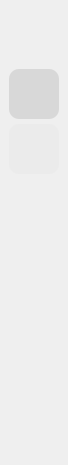
<?xml version="1.0" encoding="UTF-8"?>
<ui version="4.0">
 <class>UISideBar</class>
 <widget class="QWidget" name="UISideBar">
  <property name="geometry">
   <rect>
    <x>0</x>
    <y>0</y>
    <width>68</width>
    <height>465</height>
   </rect>
  </property>
  <property name="minimumSize">
   <size>
    <width>0</width>
    <height>0</height>
   </size>
  </property>
  <property name="maximumSize">
   <size>
    <width>68</width>
    <height>16777215</height>
   </size>
  </property>
  <property name="windowTitle">
   <string>Form</string>
  </property>
  <property name="styleSheet">
   <string notr="true"/>
  </property>
  <layout class="QVBoxLayout" name="verticalLayout_2">
   <property name="spacing">
    <number>0</number>
   </property>
   <property name="leftMargin">
    <number>0</number>
   </property>
   <property name="topMargin">
    <number>0</number>
   </property>
   <property name="rightMargin">
    <number>0</number>
   </property>
   <property name="bottomMargin">
    <number>0</number>
   </property>
   <item>
    <widget class="QWidget" name="widget" native="true">
     <property name="styleSheet">
      <string notr="true">QPushButton {
    border-radius: 10px;
	padding: 5px;
	min-height: 40px;
	max-height:40px;
	min-width: 40px;
	max-width: 40px;
}

/*QPushButton:checked {
	background-color: #E9E9E9;
}*/




</string>
     </property>
     <layout class="QVBoxLayout" name="verticalLayout" stretch="1,2">
      <property name="spacing">
       <number>20</number>
      </property>
      <property name="leftMargin">
       <number>9</number>
      </property>
      <property name="topMargin">
       <number>9</number>
      </property>
      <property name="rightMargin">
       <number>9</number>
      </property>
      <property name="bottomMargin">
       <number>9</number>
      </property>
      <item>
       <widget class="QWidget" name="widget_3" native="true">
        <property name="sizePolicy">
         <sizepolicy hsizetype="Fixed" vsizetype="Fixed">
          <horstretch>0</horstretch>
          <verstretch>0</verstretch>
         </sizepolicy>
        </property>
        <property name="styleSheet">
         <string notr="true"/>
        </property>
        <layout class="QVBoxLayout" name="verticalLayout_4">
         <property name="spacing">
          <number>10</number>
         </property>
         <property name="leftMargin">
          <number>0</number>
         </property>
         <property name="topMargin">
          <number>0</number>
         </property>
         <property name="rightMargin">
          <number>0</number>
         </property>
         <property name="bottomMargin">
          <number>0</number>
         </property>
         <item>
          <widget class="QPushButton" name="avatarBtn">
           <property name="sizePolicy">
            <sizepolicy hsizetype="Minimum" vsizetype="Fixed">
             <horstretch>40</horstretch>
             <verstretch>40</verstretch>
            </sizepolicy>
           </property>
           <property name="minimumSize">
            <size>
             <width>50</width>
             <height>50</height>
            </size>
           </property>
           <property name="maximumSize">
            <size>
             <width>50</width>
             <height>50</height>
            </size>
           </property>
           <property name="styleSheet">
            <string notr="true"/>
           </property>
           <property name="text">
            <string/>
           </property>
           <property name="iconSize">
            <size>
             <width>30</width>
             <height>30</height>
            </size>
           </property>
           <property name="flat">
            <bool>true</bool>
           </property>
          </widget>
         </item>
         <item>
          <widget class="QWidget" name="widget_2" native="true">
           <property name="sizePolicy">
            <sizepolicy hsizetype="Fixed" vsizetype="Fixed">
             <horstretch>0</horstretch>
             <verstretch>0</verstretch>
            </sizepolicy>
           </property>
           <property name="styleSheet">
            <string notr="true">QToolButton {
	background-color: rgb(235, 235, 235);
    border-radius: 10px;
	padding: 5px;
	min-height: 40px;
	max-height:40px;
	min-width: 40px;
	max-width: 40px;
}

QToolButton:checked {
    background-color: #D8D8D8;
}

QToolButton:pressed {
	padding: 5px;
}



</string>
           </property>
           <layout class="QVBoxLayout" name="verticalLayout_3">
            <property name="spacing">
             <number>5</number>
            </property>
            <property name="leftMargin">
             <number>0</number>
            </property>
            <property name="topMargin">
             <number>0</number>
            </property>
            <property name="rightMargin">
             <number>0</number>
            </property>
            <property name="bottomMargin">
             <number>0</number>
            </property>
            <item>
             <widget class="QToolButton" name="homeBtn">
              <property name="minimumSize">
               <size>
                <width>50</width>
                <height>50</height>
               </size>
              </property>
              <property name="maximumSize">
               <size>
                <width>50</width>
                <height>50</height>
               </size>
              </property>
              <property name="cursor">
               <cursorShape>PointingHandCursor</cursorShape>
              </property>
              <property name="toolTip">
               <string>主页</string>
              </property>
              <property name="text">
               <string/>
              </property>
              <property name="icon">
               <iconset resource="icon.qrc">
                <normaloff>:/icon/homeSelect.png</normaloff>:/icon/homeSelect.png</iconset>
              </property>
              <property name="iconSize">
               <size>
                <width>28</width>
                <height>28</height>
               </size>
              </property>
              <property name="checkable">
               <bool>true</bool>
              </property>
              <property name="checked">
               <bool>true</bool>
              </property>
             </widget>
            </item>
            <item>
             <widget class="QToolButton" name="collectBtn">
              <property name="minimumSize">
               <size>
                <width>50</width>
                <height>50</height>
               </size>
              </property>
              <property name="maximumSize">
               <size>
                <width>50</width>
                <height>50</height>
               </size>
              </property>
              <property name="cursor">
               <cursorShape>PointingHandCursor</cursorShape>
              </property>
              <property name="toolTip">
               <string>喜欢</string>
              </property>
              <property name="text">
               <string/>
              </property>
              <property name="icon">
               <iconset resource="icon.qrc">
                <normaloff>:/icon/dislove.png</normaloff>:/icon/dislove.png</iconset>
              </property>
              <property name="iconSize">
               <size>
                <width>22</width>
                <height>22</height>
               </size>
              </property>
              <property name="checkable">
               <bool>true</bool>
              </property>
              <property name="checked">
               <bool>false</bool>
              </property>
             </widget>
            </item>
           </layout>
          </widget>
         </item>
        </layout>
       </widget>
      </item>
      <item>
       <widget class="QWidget" name="widget_4" native="true">
        <property name="styleSheet">
         <string notr="true">QPushButton:hover{
	background-color: rgb(235, 235, 235);
}</string>
        </property>
        <layout class="QVBoxLayout" name="verticalLayout_5">
         <property name="spacing">
          <number>3</number>
         </property>
         <property name="leftMargin">
          <number>0</number>
         </property>
         <property name="topMargin">
          <number>0</number>
         </property>
         <property name="rightMargin">
          <number>0</number>
         </property>
         <property name="bottomMargin">
          <number>0</number>
         </property>
         <item>
          <widget class="QPushButton" name="addSongBtn">
           <property name="minimumSize">
            <size>
             <width>50</width>
             <height>50</height>
            </size>
           </property>
           <property name="maximumSize">
            <size>
             <width>50</width>
             <height>50</height>
            </size>
           </property>
           <property name="cursor">
            <cursorShape>PointingHandCursor</cursorShape>
           </property>
           <property name="toolTip">
            <string>新建歌单</string>
           </property>
           <property name="text">
            <string/>
           </property>
           <property name="icon">
            <iconset resource="icon.qrc">
             <normaloff>:/icon/add.png</normaloff>:/icon/add.png</iconset>
           </property>
           <property name="iconSize">
            <size>
             <width>30</width>
             <height>30</height>
            </size>
           </property>
           <property name="flat">
            <bool>true</bool>
           </property>
          </widget>
         </item>
         <item>
          <widget class="QWidget" name="songList" native="true">
           <property name="styleSheet">
            <string notr="true">QPushButton:checked {
    background-color: #D8D8D8;
}
</string>
           </property>
           <layout class="QVBoxLayout" name="verticalLayout_6">
            <property name="spacing">
             <number>2</number>
            </property>
            <property name="leftMargin">
             <number>0</number>
            </property>
            <property name="topMargin">
             <number>0</number>
            </property>
            <property name="rightMargin">
             <number>0</number>
            </property>
            <property name="bottomMargin">
             <number>0</number>
            </property>
            <item>
             <spacer name="verticalSpacer">
              <property name="orientation">
               <enum>Qt::Orientation::Vertical</enum>
              </property>
              <property name="sizeHint" stdset="0">
               <size>
                <width>20</width>
                <height>40</height>
               </size>
              </property>
             </spacer>
            </item>
           </layout>
          </widget>
         </item>
        </layout>
       </widget>
      </item>
     </layout>
    </widget>
   </item>
  </layout>
 </widget>
 <resources>
  <include location="icon.qrc"/>
 </resources>
 <connections/>
</ui>
